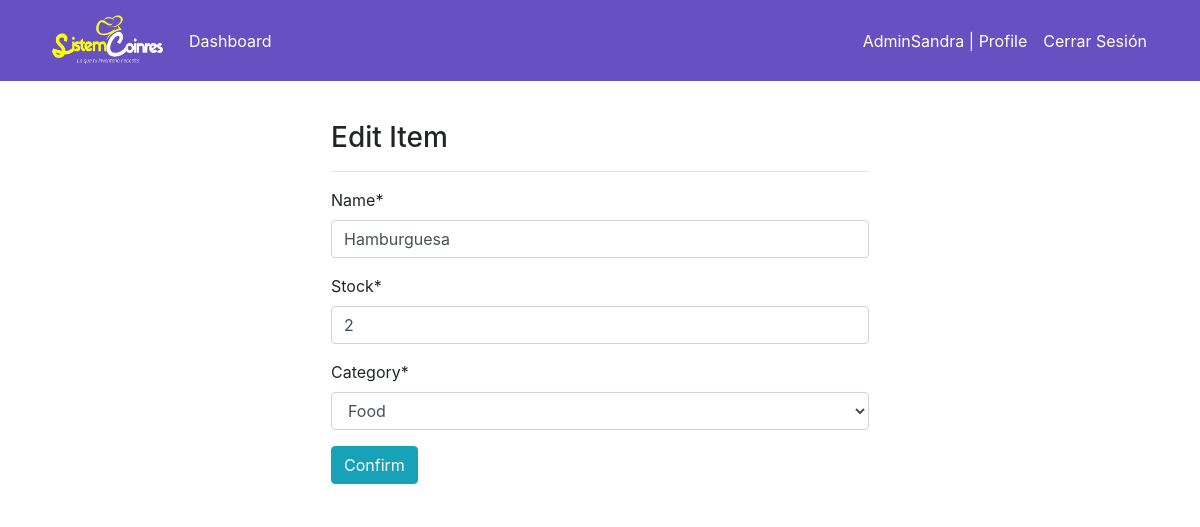
Screenshot of /products/edit/12/ (signed in) with the database file from the repository.
### dashboard/models.py (models this page shows, shortened)
class Product(models.Model):
    name = models.CharField(max_length=100, null=True)
    stock = models.PositiveIntegerField(null=True)  # Se cambia 'quantity' a 'stock'
    category = models.CharField(max_length=50, choices=CATEGORY, null=True)

### dashboard/decorators.py (the view)
        def wrapper_func(request, *args, **kwargs):
            if request.user.is_superuser:  # Permitir acceso sin importar el grupo
                return view_func(request, *args, **kwargs)
            if request.user.groups.exists():
                group = request.user.groups.all()[0].name  # Obtiene el primer grupo del usuario
                if group in allowed_roles:
                    return view_func(request, *args, **kwargs)
            return HttpResponse("No tienes permiso para ver esta página.", status=403)  # Código 403: Prohibido

### dashboard/forms.py
class ProductForm(forms.ModelForm):
    class Meta:
        model = Product
        fields = '__all__'

### dashboard/views.py (called while the page is built)
@login_required(login_url='user-login')
@allowed_users(allowed_roles=['Admin'])
def product_edit(request, pk):
    item = Product.objects.get(id=pk)
    if request.method == 'POST':
        form = ProductForm(request.POST, instance=item)
        if form.is_valid():
            form.save()
            return redirect('dashboard-products')
    else:
        form = ProductForm(instance=item)
    context = {
        'form': form,
    }
    return render(request, 'dashboard/products_edit.html', context)

### templates/dashboard/products_edit.html (shortened to what this page needs)
{% extends 'partials/base.html' %}
{% load crispy_forms_tags %}
{% block content %}
<div class="row my-4">
    <div class="col-md-6 offset-md-3 p-3 bg-white">
        <h3>Edit Item</h3>
        <hr>
        <form>
            {{ form|crispy }}
            <input class="btn btn-info" type="submit" value="Confirm">
        </form>
    </div>
</div>
{% endblock %}

### templates/partials/nav.html (shortened to what this page needs)
{% load static %}
<nav class="navbar navbar-expand-lg" style="background-color:rgb(103, 80, 193);">
    <div class="container">
        <a class="navbar-brand text-white" href="{% url 'welcome' %}">
            <img src="{% static 'img/logoimage.png' %}" alt="Logo" width="120px" height="55px" class="d-inline-block align-top">
        </a>
        <div class="collapse navbar-collapse" id="navbarSupportedContent">
            {% if user.is_authenticated %}
            <ul class="navbar-nav mr-auto">
                <li class="nav-item active">
                    <a class="nav-link text-white" href="{% url 'dashboard-index' %}">Dashboard</a>
                </li>
            </ul>
            <ul class="navbar-nav ml-auto">
                <li class="nav-item active">
                    <a class="nav-link text-white" href="{% url 'user-profile' %}">{{ user.username }} | Profile</a>
                </li>
                <li class="nav-item">
                    <form method="post" action="{% url 'user-logout' %}" class="d-inline">
                        <button type="submit" class="btn btn-link nav-link text-white" style="border: none; background: none;">
                            Cerrar Sesión
                        </button>
                    </form>
                </li>
            </ul>
            {% endif %}
        </div>
    </div>
</nav>

### rows the page displays
Product: name "Hamburguesa", stock "2", category "Food"

### other values shown
{{ user.username }} "AdminSandra"
